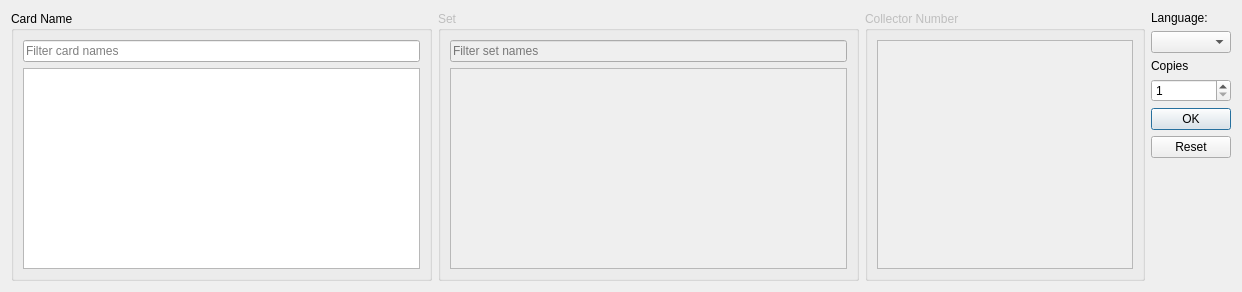
<?xml version="1.0" encoding="UTF-8"?>
<ui version="4.0">
 <class>AddCardWidget</class>
 <widget class="QWidget" name="AddCardWidget">
  <property name="geometry">
   <rect>
    <x>0</x>
    <y>0</y>
    <width>1242</width>
    <height>292</height>
   </rect>
  </property>
  <layout class="QGridLayout" name="gridLayout">
   <item row="7" column="5">
    <widget class="QLabel" name="language_label">
     <property name="sizePolicy">
      <sizepolicy hsizetype="Preferred" vsizetype="Fixed">
       <horstretch>0</horstretch>
       <verstretch>0</verstretch>
      </sizepolicy>
     </property>
     <property name="text">
      <string>Language:</string>
     </property>
     <property name="buddy">
      <cstring>language_combo_box</cstring>
     </property>
    </widget>
   </item>
   <item row="7" column="1" rowspan="9">
    <widget class="QGroupBox" name="card_name_box">
     <property name="sizePolicy">
      <sizepolicy hsizetype="Expanding" vsizetype="Preferred">
       <horstretch>6</horstretch>
       <verstretch>0</verstretch>
      </sizepolicy>
     </property>
     <property name="title">
      <string>Card Name</string>
     </property>
     <layout class="QVBoxLayout" name="verticalLayout">
      <item>
       <widget class="QLineEdit" name="card_name_filter">
        <property name="toolTip">
         <string>Filter the list below. Use  % (Percent signs) as wildcards matching any number of characters.</string>
        </property>
        <property name="placeholderText">
         <string>Filter card names</string>
        </property>
        <property name="clearButtonEnabled">
         <bool>true</bool>
        </property>
       </widget>
      </item>
      <item>
       <widget class="QListView" name="card_name_list">
        <property name="toolTip">
         <string>The filtered list of card names in the currently selected language. Click on an entry to select it and choose a printing.</string>
        </property>
        <property name="editTriggers">
         <set>QAbstractItemView::NoEditTriggers</set>
        </property>
        <property name="alternatingRowColors">
         <bool>true</bool>
        </property>
       </widget>
      </item>
     </layout>
    </widget>
   </item>
   <item row="7" column="2" rowspan="9">
    <widget class="QGroupBox" name="set_name_box">
     <property name="enabled">
      <bool>false</bool>
     </property>
     <property name="sizePolicy">
      <sizepolicy hsizetype="Expanding" vsizetype="Preferred">
       <horstretch>6</horstretch>
       <verstretch>0</verstretch>
      </sizepolicy>
     </property>
     <property name="toolTip">
      <string>The sets in which the currently selected card was printed.</string>
     </property>
     <property name="title">
      <string>Set</string>
     </property>
     <layout class="QVBoxLayout" name="verticalLayout_2">
      <item>
       <widget class="QLineEdit" name="set_name_filter">
        <property name="placeholderText">
         <string>Filter set names</string>
        </property>
        <property name="clearButtonEnabled">
         <bool>true</bool>
        </property>
       </widget>
      </item>
      <item>
       <widget class="QListView" name="set_name_list">
        <property name="editTriggers">
         <set>QAbstractItemView::NoEditTriggers</set>
        </property>
        <property name="alternatingRowColors">
         <bool>true</bool>
        </property>
       </widget>
      </item>
     </layout>
    </widget>
   </item>
   <item row="7" column="3" rowspan="9">
    <widget class="QGroupBox" name="collector_number_box">
     <property name="enabled">
      <bool>false</bool>
     </property>
     <property name="sizePolicy">
      <sizepolicy hsizetype="Expanding" vsizetype="Preferred">
       <horstretch>4</horstretch>
       <verstretch>0</verstretch>
      </sizepolicy>
     </property>
     <property name="title">
      <string>Collector Number</string>
     </property>
     <layout class="QVBoxLayout" name="verticalLayout_3">
      <item>
       <widget class="QListView" name="collector_number_list">
        <property name="editTriggers">
         <set>QAbstractItemView::NoEditTriggers</set>
        </property>
        <property name="alternatingRowColors">
         <bool>true</bool>
        </property>
       </widget>
      </item>
     </layout>
    </widget>
   </item>
   <item row="8" column="5">
    <widget class="QComboBox" name="language_combo_box"/>
   </item>
   <item row="9" column="5">
    <widget class="QLabel" name="copies_label">
     <property name="sizePolicy">
      <sizepolicy hsizetype="Preferred" vsizetype="Fixed">
       <horstretch>0</horstretch>
       <verstretch>0</verstretch>
      </sizepolicy>
     </property>
     <property name="text">
      <string>Copies</string>
     </property>
     <property name="buddy">
      <cstring>copies_input</cstring>
     </property>
    </widget>
   </item>
   <item row="10" column="5">
    <widget class="QSpinBox" name="copies_input">
     <property name="minimum">
      <number>1</number>
     </property>
    </widget>
   </item>
   <item row="11" column="5" rowspan="5">
    <widget class="QDialogButtonBox" name="button_box">
     <property name="sizePolicy">
      <sizepolicy hsizetype="Fixed" vsizetype="Expanding">
       <horstretch>0</horstretch>
       <verstretch>0</verstretch>
      </sizepolicy>
     </property>
     <property name="orientation">
      <enum>Qt::Vertical</enum>
     </property>
     <property name="standardButtons">
      <set>QDialogButtonBox::Ok|QDialogButtonBox::Reset</set>
     </property>
    </widget>
   </item>
  </layout>
 </widget>
 <tabstops>
  <tabstop>card_name_filter</tabstop>
  <tabstop>card_name_list</tabstop>
  <tabstop>set_name_filter</tabstop>
  <tabstop>set_name_list</tabstop>
  <tabstop>collector_number_list</tabstop>
  <tabstop>language_combo_box</tabstop>
  <tabstop>copies_input</tabstop>
 </tabstops>
 <resources/>
 <connections/>
</ui>
